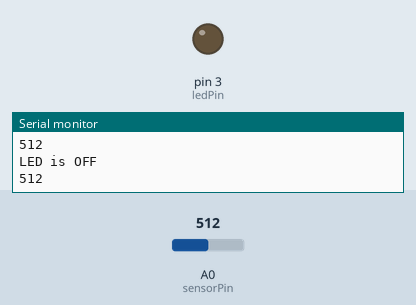
This sketch was run on a simulated Arduino Uno, built with avr-gcc and run on an emulated ATmega328P. Shown: output pins drawn as LEDs (lit = HIGH), the last lines printed to the serial monitor. Inputs (shaded band) come from the test bench; at power-on: A0 (sensorPin) = 512.

Above: at 1.2 s.
1.3 s: A0 (sensorPin) set to 318
4.3 s: A0 (sensorPin) set to 282
At 5.0 s:
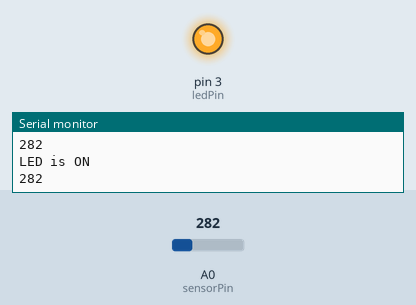
5.8 s: A0 (sensorPin) set to 1023
At 6.1 s:
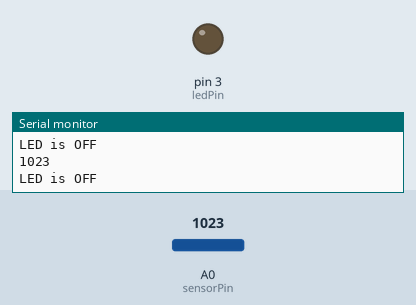
Timing chart, 0 to 8.8 s (numbered marks = the images above; inputs shaded):
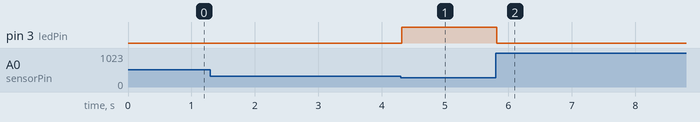

Measured:
- the behaviour switches between 301 and 300 on A0 (sensorPin) (found by bisection; images 0 and 1)
- after the input at 4.3 s, pin 3 (ledPin): LOW → HIGH at once
- after the input at 5.8 s, pin 3 (ledPin): HIGH → LOW at once

The sketch:

PhotoResistor.ino
```cpp
/************************************************************************************
 * Title: 'Basic Knowledge of Hardware for Artificial Intelligence'
 * Part: Arduino and 5mm PhotoResistor
 * Created By Sayeed Bin Mozahid
 * Daffodil International University
 * Updated Date: 16-02-2018
*************************************************************************************/

int ledPin = 3;
int sensorPin= A0;

//************************************** SETUP **********************************************//
void setup() {
  // put your setup code here, to run once:
  Serial.begin(9600);
  pinMode(ledPin,OUTPUT);
  pinMode(sensorPin,INPUT);
}
//************************************** <SETUP> **********************************************//


//************************************** LOOP **********************************************//
void loop() {
  int sensorValue = analogRead(sensorPin);
  if (sensorValue <= 300){
    digitalWrite(ledPin,HIGH);
    Serial.println("LED is ON");
    Serial.println(sensorValue);
  }else{
    digitalWrite(ledPin,LOW);
    Serial.println("LED is OFF");
    Serial.println(sensorValue);
  }
}
//************************************** <LOOP> **********************************************//
```
